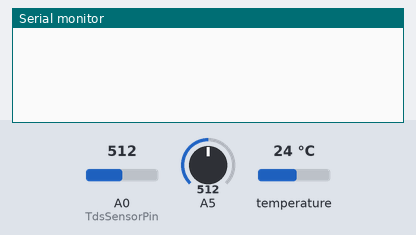
This sketch was run on a simulated Arduino Uno, built with avr-gcc and run on an emulated ATmega328P. Parts: the last lines printed to the serial monitor. The test bench sets the inputs (shaded band); at power-on: temperature 24 °C, A0 (TdsSensorPin) = 512, A5 = 512.

Above: at 1.2 s.
1.3 s: temperature set to 12 °C
At 2.4 s:
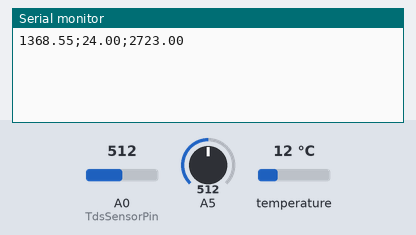
7.1 s: A0 (TdsSensorPin) set to 716
At 8.1 s:
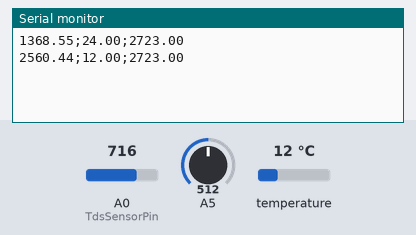
8.6 s: A5 set to 716
10.1 s: temperature set to 19 °C
At 10.1 s:
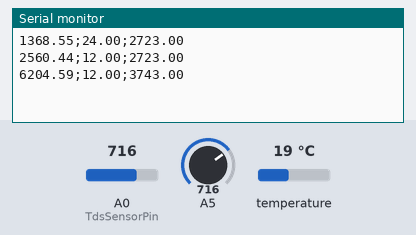
11.6 s: A0 (TdsSensorPin) set to 900
13.1 s: A5 set to 900
At 14.9 s:
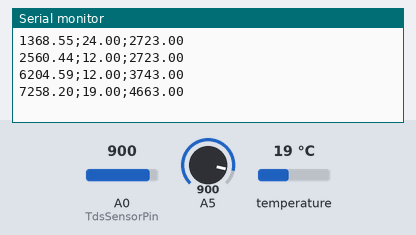
Timing chart, 0 to 15.6 s (numbered marks = the images above; inputs shaded):
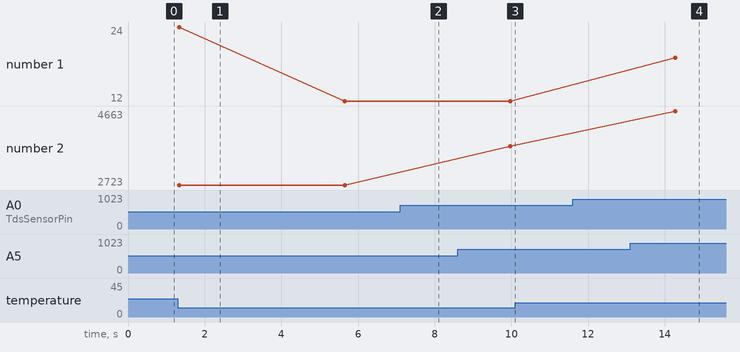

Measured:
- after the input at 13.1 s, the serial monitor: prints a new line after 1.2 s (image 4)
- plotted number 2: 2723 → 3743 after the input at 8.6 s, 3743 → 4663 after the input at 13.1 s

The sketch:

Application_of_Capstpne_project_2022__1_.ino
```cpp
#include <OneWire.h>
#include <DallasTemperature.h>
#include <SoftwareSerial.h>
#include <MQ135.h>
// Data wire is plugged into port 2 on the Arduino
#define ONE_WIRE_BUS 2

// Setup a oneWire instance to communicate with any OneWire devices (not just Maxim/Dallas temperature ICs)
OneWire oneWire(ONE_WIRE_BUS);
MQ135 gasSensor = MQ135(A5);
// Pass our oneWire reference to Dallas Temperature.
DallasTemperature sensors(&oneWire);

// arrays to hold device address
DeviceAddress insideThermometer;
#define TdsSensorPin A0
#define VREF 5.0              // analog reference voltage(Volt) of the ADC
#define SCOUNT  30            // sum of sample point

int analogBuffer[SCOUNT];     // store the analog value in the array, read from ADC
int analogBufferTemp[SCOUNT];
int analogBufferIndex = 0;
int copyIndex = 0;

float averageVoltage = 0;
float temperature = 23;       // current temperature for compensation

// median filtering algorithm
int getMedianNum(int bArray[], int iFilterLen){
  int bTab[iFilterLen];
  for (byte i = 0; i<iFilterLen; i++)
  bTab[i] = bArray[i];
  int i, j, bTemp;
  for (j = 0; j < iFilterLen - 1; j++) {
    for (i = 0; i < iFilterLen - j - 1; i++) {
      if (bTab[i] > bTab[i + 1]) {
        bTemp = bTab[i];
        bTab[i] = bTab[i + 1];
        bTab[i + 1] = bTemp;
      }
    }
  }
  if ((iFilterLen & 1) > 0){
    bTemp = bTab[(iFilterLen - 1) / 2];
  }
  else {
    bTemp = (bTab[iFilterLen / 2] + bTab[iFilterLen / 2 - 1]) / 2;
  }
  return bTemp;
}

void setup(){
  Serial.begin(115200);
  pinMode(TdsSensorPin,INPUT);
  sensors.begin();
  sensors.getAddress(insideThermometer, 0);
  sensors.setResolution(insideThermometer, 9);
}

float GetTemperature()
{
  sensors.requestTemperatures();
  return sensors.getTempC(insideThermometer);
}

float GetCO2()
{
  return analogRead(A5) * 5 + 163;
}

float GetTDSReading()
{
  float tdsValue = 0;
  while(analogBufferIndex < SCOUNT)
  {
      analogBuffer[analogBufferIndex] = analogRead(TdsSensorPin);    //read the analog value and store into the buffer
      analogBufferIndex++;
      delay(40);
  }
  analogBufferIndex = 0;

      // read the analog value more stable by the median filtering algorithm, and convert to voltage value
      averageVoltage = getMedianNum(analogBuffer,SCOUNT) * (float)VREF / 1024.0;

      //temperature compensation formula: fFinalResult(25^C) = fFinalResult(current)/(1.0+0.02*(fTP-25.0));
      float compensationCoefficient = 1.0+0.02*(temperature-25.0);
      //temperature compensation
      float compensationVoltage=averageVoltage/compensationCoefficient;

      //convert voltage value to tds value
      tdsValue=(133.42*compensationVoltage*compensationVoltage*compensationVoltage - 255.86*compensationVoltage*compensationVoltage + 857.39*compensationVoltage)*0.5;
      return tdsValue;
}


void loop(){
float currentTemp = GetTemperature();
temperature = currentTemp;
float currentTDS = GetTDSReading();
float currentCO2 = GetCO2();
String result = String(currentTDS) + ";" + String(currentTemp) + ";" + String(currentCO2) + "\n";
Serial.println(result);
delay(3000);
}
```
